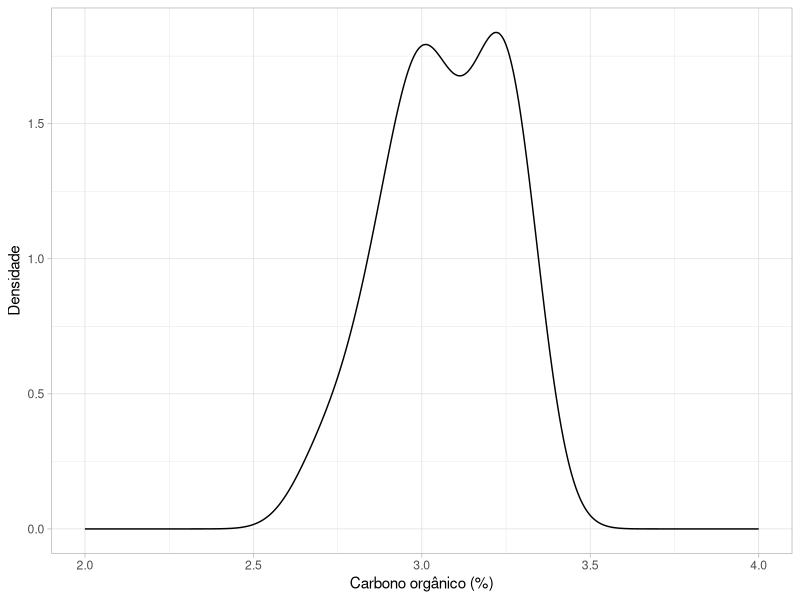
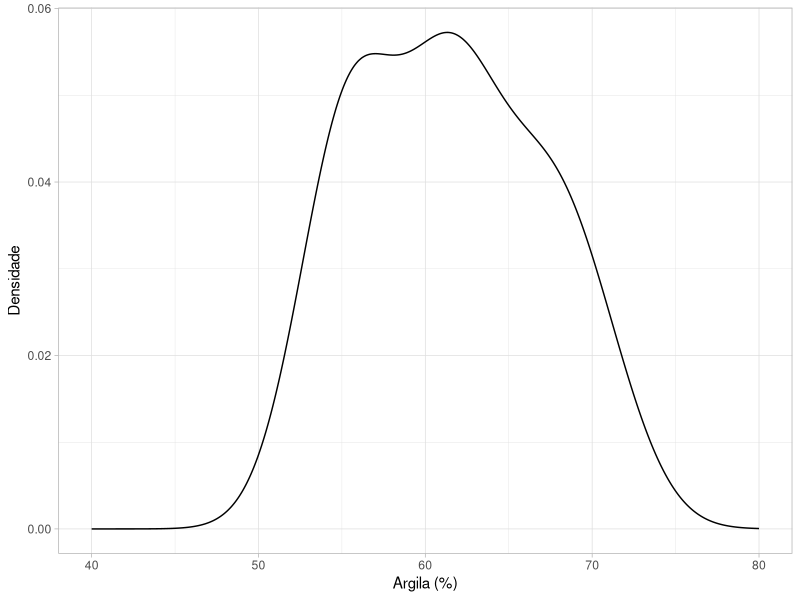
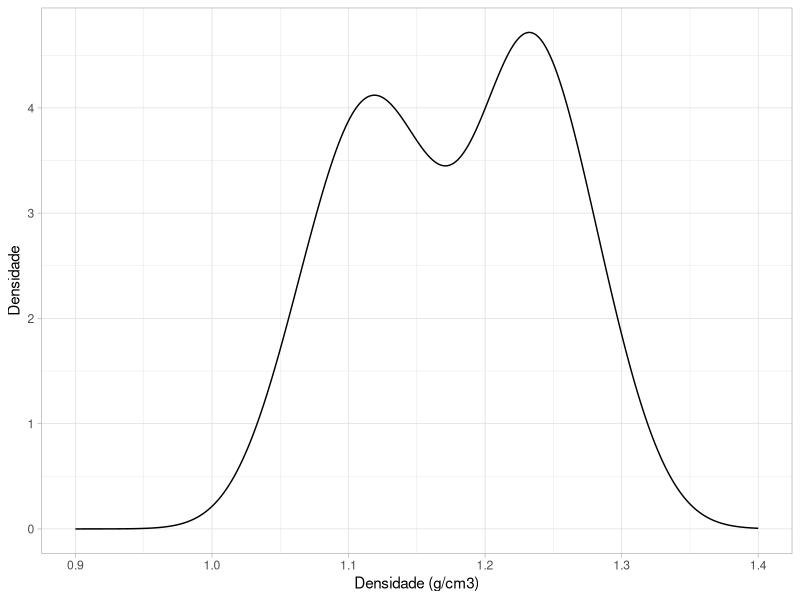
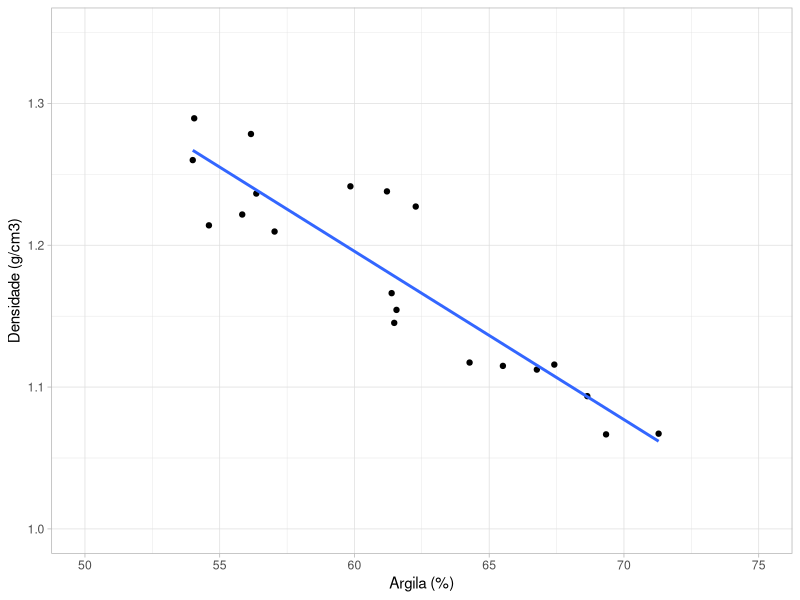
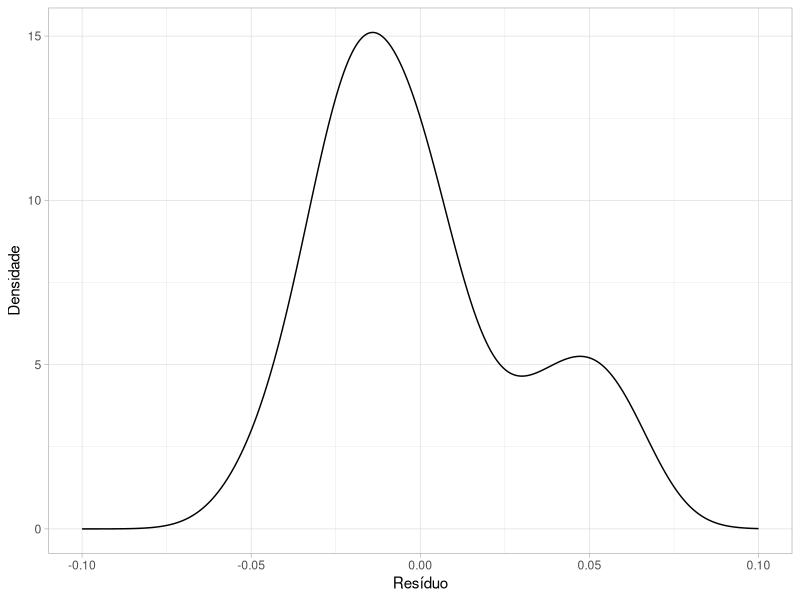
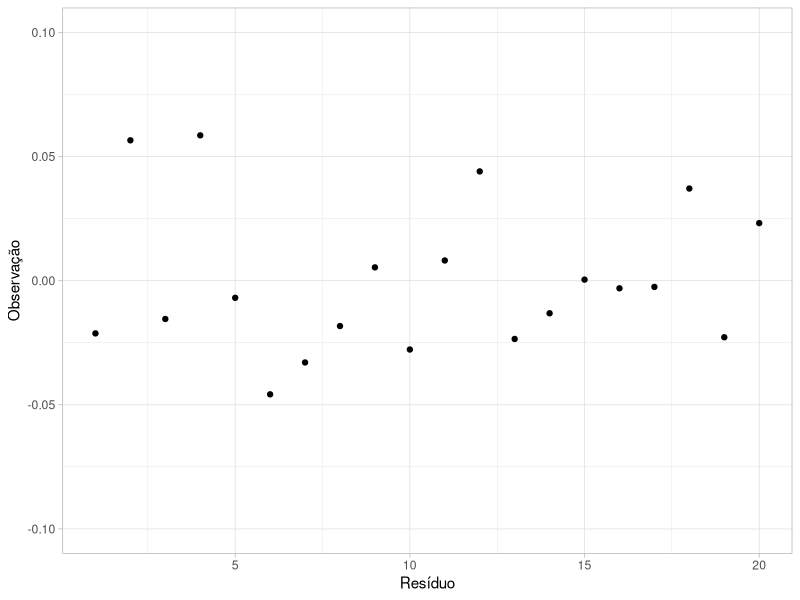
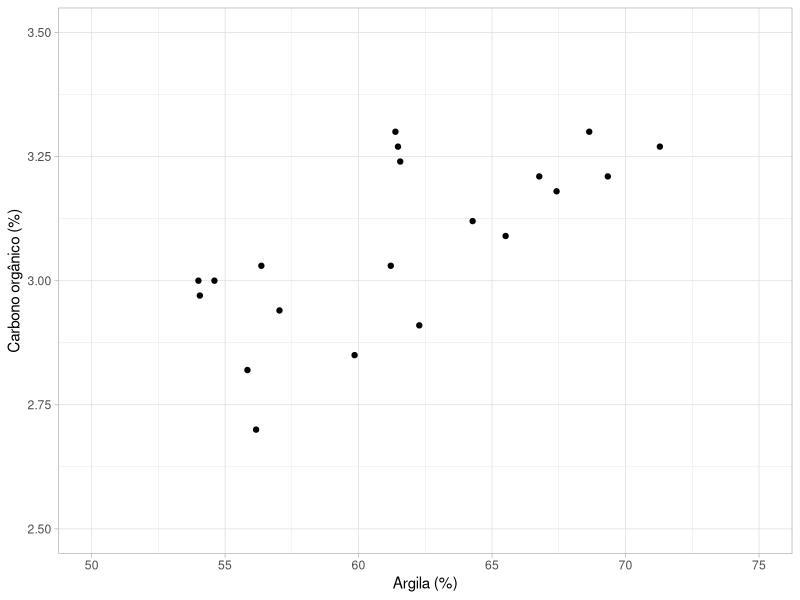
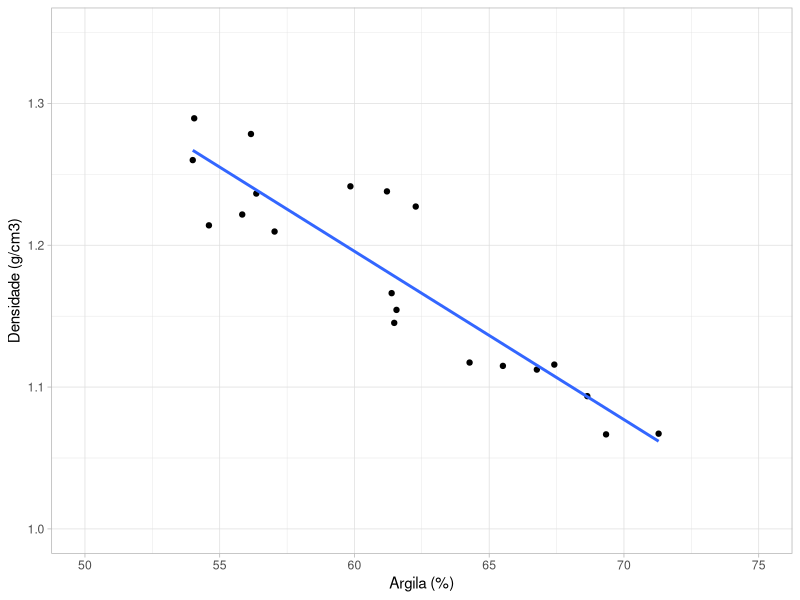

These figures' R source, in order:

## Carregando pacotes e dados

library("readxl")
library("ggplot2")
library("dplyr")
library("car")

dados <- read_xlsx("dados/teores_elementos_solo.xlsx", sheet = "talhao01")

# Gráficos de densidade

ggplot(dados) +
  geom_density(aes(x = carbono)) +
  theme_light() + xlim(2, 4) +
  labs(y = "Densidade", x = "Carbono orgânico (%)")

ggplot(dados) +
  geom_density(aes(x = argila)) +
  theme_light() + xlim(40, 80) +
  labs(y = "Densidade", x = "Argila (%)")

ggplot(dados) +
  geom_density(aes(x = densidade)) +
  theme_light() + xlim(0.9, 1.4) +
  labs(y = "Densidade", x = "Densidade (g/cm3)")

# Teste de normalidade

dados %>%
  pull(argila) %>%
  shapiro.test()

dados %>%
  pull(carbono) %>%
  shapiro.test()

dados %>%
  pull(densidade) %>%
  shapiro.test()

# Modelo densidade em relação à argila

ggplot(dados) +
  geom_point(aes(x = argila, y = densidade)) +
  geom_smooth(aes(x = argila, y = densidade), method = lm, se = FALSE) +
  theme_light() +
  xlim(50, 75) + ylim(1.0, 1.35) +
  labs(x = "Argila (%)", y = "Densidade (g/cm3)")

ggsave(filename = "resultados/figuras/ar_densidade_argila.png",
       last_plot(), width = 7, height = 4, units = "in", dpi = 200)

modelo <- lm(densidade ~ argila, dados)
summary(modelo)

shapiro.test(modelo$residuals)

dados.residuos <- tibble(residuos = modelo$residuals) %>%
  mutate(n = row_number())

ggplot(dados.residuos) +
  geom_density(aes(x = residuos)) +
  theme_light() + xlim(-0.10,0.10) +
  labs(y = "Densidade", x = "Resíduo")

ggplot(dados.residuos) +
  geom_point(aes(x = n, y = residuos)) +
  theme_light() + ylim(-0.10,0.10) +
  labs(y = "Observação", x = "Resíduo")

## Análise de correlação

ggplot(dados) +
  geom_point(aes(x = argila, y = carbono)) +
  theme_light() +
  xlim(50, 75) + ylim(2.5, 3.5) +
  labs(x = "Argila (%)", y = "Carbono orgânico (%)")

ggsave(filename = "resultados/figuras/ac_cor_carbono_argila.png",
       last_plot(), width = 7, height = 4, units = "in", dpi = 200)

with(dados, cor.test(carbono, argila, method = "pearson"))
